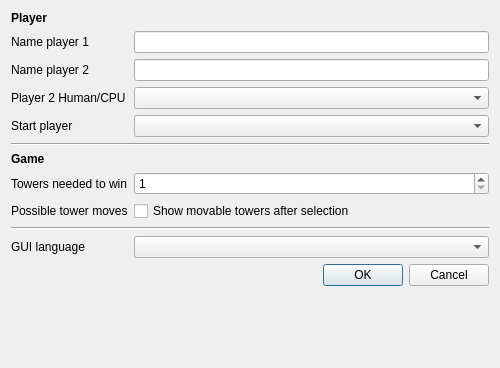
<?xml version="1.0" encoding="UTF-8"?>
<ui version="4.0">
 <class>CSettingsDialog</class>
 <widget class="QDialog" name="CSettingsDialog">
  <property name="geometry">
   <rect>
    <x>0</x>
    <y>0</y>
    <width>500</width>
    <height>368</height>
   </rect>
  </property>
  <property name="windowTitle">
   <string>Preferences</string>
  </property>
  <property name="locale">
   <locale language="English" country="UnitedKingdom"/>
  </property>
  <layout class="QFormLayout" name="formLayout">
   <property name="fieldGrowthPolicy">
    <enum>QFormLayout::AllNonFixedFieldsGrow</enum>
   </property>
   <item row="0" column="0">
    <widget class="QLabel" name="lblPlayer">
     <property name="font">
      <font>
       <weight>75</weight>
       <bold>true</bold>
      </font>
     </property>
     <property name="text">
      <string>Player</string>
     </property>
    </widget>
   </item>
   <item row="1" column="0">
    <widget class="QLabel" name="lblNameP1">
     <property name="text">
      <string>Name player 1</string>
     </property>
    </widget>
   </item>
   <item row="1" column="1">
    <widget class="QLineEdit" name="leNameP1"/>
   </item>
   <item row="2" column="0">
    <widget class="QLabel" name="lblNameP2">
     <property name="text">
      <string>Name player 2</string>
     </property>
    </widget>
   </item>
   <item row="2" column="1">
    <widget class="QLineEdit" name="leNameP2"/>
   </item>
   <item row="3" column="0">
    <widget class="QLabel" name="lblSelectP2">
     <property name="text">
      <string>Player 2 Human/CPU</string>
     </property>
    </widget>
   </item>
   <item row="3" column="1">
    <widget class="QComboBox" name="cbP2HumanCpu"/>
   </item>
   <item row="4" column="0">
    <widget class="QLabel" name="lblStartPlayer">
     <property name="text">
      <string>Start player</string>
     </property>
    </widget>
   </item>
   <item row="4" column="1">
    <widget class="QComboBox" name="cbStartPlayer"/>
   </item>
   <item row="5" column="0" colspan="2">
    <widget class="Line" name="line">
     <property name="orientation">
      <enum>Qt::Horizontal</enum>
     </property>
    </widget>
   </item>
   <item row="6" column="0">
    <widget class="QLabel" name="lblGame">
     <property name="font">
      <font>
       <weight>75</weight>
       <bold>true</bold>
      </font>
     </property>
     <property name="text">
      <string>Game</string>
     </property>
    </widget>
   </item>
   <item row="7" column="0">
    <widget class="QLabel" name="lblNumWin">
     <property name="text">
      <string>Towers needed to win</string>
     </property>
    </widget>
   </item>
   <item row="7" column="1">
    <widget class="QSpinBox" name="spinNumToWin">
     <property name="minimum">
      <number>1</number>
     </property>
     <property name="maximum">
      <number>10</number>
     </property>
    </widget>
   </item>
   <item row="8" column="0">
    <widget class="QLabel" name="lblShowPossible">
     <property name="text">
      <string>Possible tower moves</string>
     </property>
    </widget>
   </item>
   <item row="8" column="1">
    <widget class="QCheckBox" name="checkShowPossibleMoves">
     <property name="text">
      <string>Show movable towers after selection</string>
     </property>
    </widget>
   </item>
   <item row="9" column="0" colspan="2">
    <widget class="Line" name="line_2">
     <property name="orientation">
      <enum>Qt::Horizontal</enum>
     </property>
    </widget>
   </item>
   <item row="10" column="0">
    <widget class="QLabel" name="lblGuiLang">
     <property name="text">
      <string>GUI language</string>
     </property>
    </widget>
   </item>
   <item row="10" column="1">
    <widget class="QComboBox" name="cbGuiLanguage"/>
   </item>
   <item row="11" column="1">
    <widget class="QDialogButtonBox" name="buttonBox">
     <property name="orientation">
      <enum>Qt::Horizontal</enum>
     </property>
     <property name="standardButtons">
      <set>QDialogButtonBox::Cancel|QDialogButtonBox::Ok</set>
     </property>
    </widget>
   </item>
  </layout>
 </widget>
 <resources/>
 <connections>
  <connection>
   <sender>buttonBox</sender>
   <signal>rejected()</signal>
   <receiver>CSettingsDialog</receiver>
   <slot>reject()</slot>
   <hints>
    <hint type="sourcelabel">
     <x>291</x>
     <y>432</y>
    </hint>
    <hint type="destinationlabel">
     <x>249</x>
     <y>226</y>
    </hint>
   </hints>
  </connection>
 </connections>
</ui>
